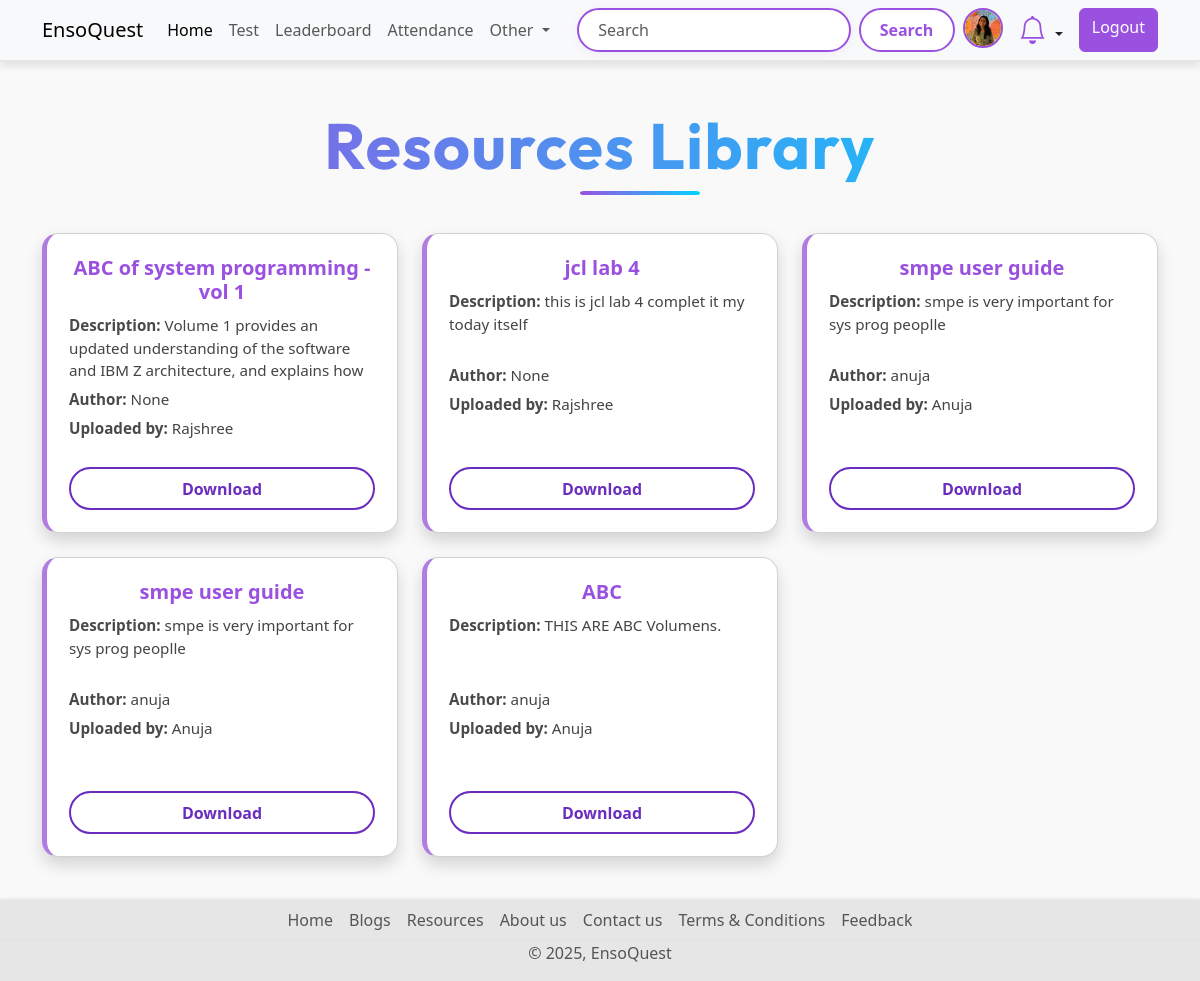
/resources (signed in), run on the app's committed database.
### account/models.py (models this page shows, shortened)
class Profile(models.Model):
    user = models.OneToOneField(User,on_delete=models.CASCADE, null=True,verbose_name='User Object')
    position = models.CharField(max_length=100,blank=True,null=True)
    bio = models.TextField(blank=True,null=True)
    profile_img = models.ImageField(upload_to='profile_image', default='user.png',blank=True,null=True,verbose_name= 'Profile Pic')

### base/models.py (models this page shows, shortened)
class Resource(models.Model):
    title = models.CharField(max_length=200)
    description = models.TextField()
    file = models.FileField(upload_to='resources/')
    author_name = models.CharField(max_length=100, blank=True, null=True)
    uploaded_by = models.ForeignKey(User, on_delete=models.CASCADE)
    uploaded_at = models.DateTimeField(auto_now_add=True)

### base/views.py (the view)
# urls.py: path('resources', views.resources_view, name='resources'),
@login_required
def resources_view(request):
    resources = Resource.objects.all()
    return render(request, "resource_list.html", {'resources': resources})

### base/context_processors.py (called while the page is built)
def notification_count(request):
    if request.user.is_authenticated:
        unread_count = Notification.objects.filter(user=request.user, is_read=False).count()
        return {'unread_notification_count': unread_count}
    return {}

### Templates/resource_list.html (shortened to what this page needs)
{% extends 'index.html' %}
{% block content %}
{% load static %}
<link rel="stylesheet" href="{% static 'css/resource_list.css' %}">
<div class="container mt-5">
  <h1 class="mb-5 text-center title">Resources Library</h1>
  <div class="row">
    {% for resource in resources %}
    <div class="col-md-4 mb-4">
      <div class="card square-card shadow text-start">
        <div>
          <h5 class="card-title text-center">{{ resource.title }}</h5>
          <p class="card-text description-text">
            <span class="info-label">Description:</span>
            {{ resource.description|truncatewords:20 }}
          </p>
          <p class="card-text">
            <span class="info-label">Author:</span> {{ resource.author_name }}
          </p>
          <p class="card-text">
            <span class="info-label">Uploaded by:</span> {{ resource.uploaded_by.username }}
          </p>
        </div>
        <a class="btn btn-outline-primary mt-3 w-100" href="{{ resource.file.url }}" download>Download</a>
      </div>
    </div>
    {% empty %}
    <p class="text-center">No resources uploaded yet.</p>
    {% endfor %}
  </div>
</div>
{% endblock %}

### Templates/components/navbar.html (shortened to what this page needs)
<nav class="navbar navbar-expand-lg bg-body-tertiary d-none d-lg-block">
  <div class="container">
    <a class="navbar-brand" href="{% url 'home' %}">EnsoQuest</a>
    <div class="collapse navbar-collapse" id="navbarSupportedContent">
      <ul class="navbar-nav me-auto mb-2 mb-lg-0">
        <li class="nav-item">
          <a class="nav-link active" aria-current="page" href="{% url 'home' %}">Home</a>
        </li>
        <li class="nav-item">
          <a class="nav-link" href="{% url 'all_quiz' %}">Test</a>
        </li>
        <li class="nav-item">
          <a class="nav-link" href="{% url 'leaderboard' %}">Leaderboard</a>
        </li>
        {% if request.user.is_authenticated %}
          {% if request.user.is_superuser %}
            <li class="nav-item">
              <a class="nav-link" href="{% url 'attendance:session_list' %}">Attendance</a>
            </li>
          {% else %}
            <li class="nav-item">
              <a class="nav-link" href="{% url 'attendance:student_attendance_report' %}">Attendance</a>
            </li>
          {% endif %}
        {% endif %}
        <li class="nav-item dropdown">
          <a class="nav-link dropdown-toggle" href="#" role="button" data-bs-toggle="dropdown" aria-expanded="false">
            Other
          </a>
        </li>
      </ul>
      <form class="d-flex" role="search" action="{% url 'search_users' %}">
        <input class="form-control me-2" type="search" name="q" placeholder="Search" aria-label="Search">
        <button class="btn btn-search" type="submit">Search</button>
        {% if request.user.is_authenticated %}
          <a href="{% url 'profile' request.user.username %}" data-bs-toggle="tooltip" data-bs-placement="bottom" data-bs-title="{{ request.user.username }}" class="mx-2">
            <img src="{{ request.user.profile.profile_img.url }}" class="rounded-circle profile-img-purple" width="40" height="40" alt="profile_img">
          </a>
          <li class="nav-item dropdown list-unstyled mx-2">
            <a class="nav-link dropdown-toggle position-relative" href="#" id="notificationDropdown" data-bs-toggle="dropdown" role="button" aria-expanded="false">
              <i class="bi bi-bell fs-3 bell-purple"></i>
            </a>
          </li>
          <a href="{% url 'logout' %}" class="btn btn-log ms-2">Logout</a>
        {% else %}
          <a href="{% url 'login' %}" class="btn btn-log ms-2">Login</a>
        {% endif %}
      </form>
    </div>
  </div>
</nav>

### static/css/style.css (style rules this page uses)
.title { font-family: 'Outfit', sans-serif; font-size: clamp(2.5rem, 6vw, 4rem); font-weight: 700; background: linear-gradient(90deg, #9b51e0, #00d4ff); -webkit-background-clip: text; background-clip: text; -webkit-text-fill-color: transparent; color: transparent; opacity: 0; animation: fadeInTitle 1.3s ease-in-out forwards; margin: 2rem 0 1rem; line-height: 1.2; text-align: center; letter-spacing: 1.5px; position: relative; }
.title::after { content: ""; position: absolute; left: 50%; transform: translateX(-50%); bottom: -10px; width: 60px; height: 4px; background: linear-gradient(to right, #9b51e0, #00d4ff); border-radius: 999px; opacity: 0; animation: fadeInLine 1.5s ease-in-out forwards 0.8s; margin: 0 10px; }
body { background-color: #f9f9f9; font-family: 'Segoe UI', Tahoma, Geneva, Verdana, sans-serif; padding-top: 60px; padding-bottom: 50px; margin: 0; }
nav.navbar { position: fixed; top: 0; left: 0; right: 0; width: 100%; background-color: rgba(249, 249, 249, 0.8); box-shadow: 0 4px 8px rgba(0, 0, 0, 0.1); border-bottom: 2px solid #e6e6e6; z-index: 9999; }
.form-control[type="search"] { border: 2px solid #9b51e0; border-radius: 999px; padding: 0.5rem 1.2rem; transition: all 0.3s ease; box-shadow: 0 2px 8px rgba(155, 81, 224, 0.08); }
.navbar .btn-search { background-color: #fff; color: #9b51e0; border: 2px solid #9b51e0; border-radius: 999px; padding: 0.4rem 1.2rem; font-weight: 600; transition: all 0.3s ease; }
.navbar .btn-log, .form-inline .btn-log { background-color: #9b51e0; background: #9b51e0; border-color: #9b51e0; color: white; font-weight: 500; }
.bell-purple { color: #9b51e0 !important; }
.profile-img-purple { border: 2px solid #9b51e0; border-radius: 50%; }

### static/css/resource_list.css (style rules this page uses)
body { background-color: #f9f9f9; font-family: 'Segoe UI', Tahoma, Geneva, Verdana, sans-serif; }
.title { color: #9b51e0; font-weight: 700; margin-bottom: 40px; }
.square-card { background: #ffffff; border-left: 5px solid #b07ce1; border-radius: 16px; padding: 22px; min-height: 300px; display: flex; flex-direction: column; justify-content: space-between; box-shadow: 0 6px 18px rgba(0, 0, 0, 0.05); transition: transform 0.3s ease, box-shadow 0.3s ease; }
.card-title { font-size: 1.25rem; font-weight: 700; color: #9b51e0; margin-bottom: 10px; text-align: center; }
.card-text { font-size: 0.95rem; color: #444; margin-bottom: 6px; }
.info-label { font-weight: 600; color: #4a4a4a; }
.description-text { height: 4.5em; overflow: hidden; text-overflow: ellipsis; }
.btn-outline-primary { border: 2px solid #6a2dbf; color: #6a2dbf; border-radius: 999px; font-weight: 600; padding: 0.45rem 1.2rem; transition: all 0.3s ease-in-out; }

### data on the page
Resource: title "ABC of system programming - vol 1", description "Volume 1 provides an updated understanding of the software and IBM Z architecture, and explains how…", author_name "None", uploaded_by.username "Rajshree"
Resource: title "jcl lab 4", description "this is jcl lab 4 complet it my today itself", author_name "None", uploaded_by.username "Rajshree"
Resource: title "smpe user guide", description "smpe is very important for sys prog peoplle", author_name "anuja", uploaded_by.username "Anuja"
Resource: title "smpe user guide", description "smpe is very important for sys prog peoplle", author_name "anuja", uploaded_by.username "Anuja"
Resource: title "ABC", description "THIS ARE ABC Volumens.", author_name "anuja", uploaded_by.username "Anuja"
